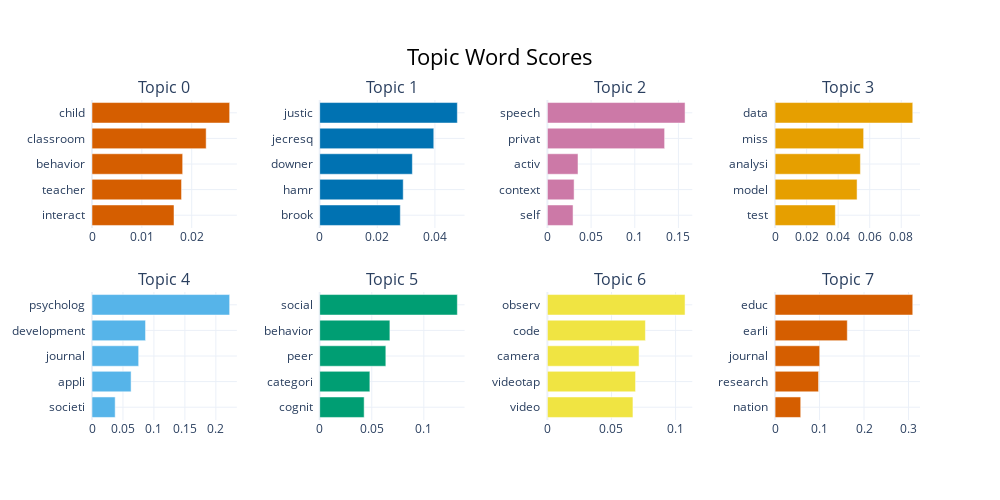

Here is the notebook cell this chart was saved with:
### Markdown cell above
You can use the slider to select the topic which then lights up red. If you hover over a topic, then general information is given about the topic, including the size of the topic and its corresponding words.

We can also ask for a representation of the corresponding words for each topic:

### Code cell
topic_model.visualize_barchart()

### Figure 1 — Plotly figure (JSON) as saved in the notebook; plotly's stock layout.template omitted (floating-point values rounded to 4 significant figures)
{"data": [{"marker": {"color": "#D55E00"}, "orientation": "h", "type": "bar", "x": [0.01645, 0.01796, 0.01819, 0.0229, 0.02762], "xaxis": "x", "y": ["interact  ", "teacher  ", "behavior  ", "classroom  ", "child  "], "yaxis": "y"}, {"marker": {"color": "#0072B2"}, "orientation": "h", "type": "bar", "x": [0.02799, 0.029, 0.03217, 0.03961, 0.04779], "xaxis": "x2", "y": ["brook  ", "hamr  ", "downer  ", "jecresq  ", "justic  "], "yaxis": "y2"}, {"marker": {"color": "#CC79A7"}, "orientation": "h", "type": "bar", "x": [0.02936, 0.03057, 0.03503, 0.1342, 0.1576], "xaxis": "x3", "y": ["self  ", "context  ", "activ  ", "privat  ", "speech  "], "yaxis": "y3"}, {"marker": {"color": "#E69F00"}, "orientation": "h", "type": "bar", "x": [0.03821, 0.05198, 0.05409, 0.05614, 0.08729], "xaxis": "x4", "y": ["test  ", "model  ", "analysi  ", "miss  ", "data  "], "yaxis": "y4"}, {"marker": {"color": "#56B4E9"}, "orientation": "h", "type": "bar", "x": [0.03741, 0.06313, 0.07534, 0.08646, 0.2223], "xaxis": "x5", "y": ["societi  ", "appli  ", "journal  ", "development  ", "psycholog  "], "yaxis": "y5"}, {"marker": {"color": "#009E73"}, "orientation": "h", "type": "bar", "x": [0.04268, 0.04816, 0.0635, 0.0674, 0.1322], "xaxis": "x6", "y": ["cognit  ", "categori  ", "peer  ", "behavior  ", "social  "], "yaxis": "y6"}, {"marker": {"color": "#F0E442"}, "orientation": "h", "type": "bar", "x": [0.06674, 0.06878, 0.0715, 0.07648, 0.1074], "xaxis": "x7", "y": ["video  ", "videotap  ", "camera  ", "code  ", "observ  "], "yaxis": "y7"}, {"marker": {"color": "#D55E00"}, "orientation": "h", "type": "bar", "x": [0.05761, 0.09776, 0.1003, 0.1624, 0.3097], "xaxis": "x8", "y": ["nation  ", "research  ", "journal  ", "earli  ", "educ  "], "yaxis": "y8"}], "layout": {"annotations": [{"font": {"size": 16}, "showarrow": false, "text": "Topic 0", "x": 0.0875, "xanchor": "center", "xref": "paper", "y": 1, "yanchor": "bottom", "yref": "paper"}, {"font": {"size": 16}, "showarrow": false, "text": "Topic 1", "x": 0.3625, "xanchor": "center", "xref": "paper", "y": 1, "yanchor": "bottom", "yref": "paper"}, {"font": {"size": 16}, "showarrow": false, "text": "Topic 2", "x": 0.6375, "xanchor": "center", "xref": "paper", "y": 1, "yanchor": "bottom", "yref": "paper"}, {"font": {"size": 16}, "showarrow": false, "text": "Topic 3", "x": 0.9125, "xanchor": "center", "xref": "paper", "y": 1, "yanchor": "bottom", "yref": "paper"}, {"font": {"size": 16}, "showarrow": false, "text": "Topic 4", "x": 0.0875, "xanchor": "center", "xref": "paper", "y": 0.4, "yanchor": "bottom", "yref": "paper"}, {"font": {"size": 16}, "showarrow": false, "text": "Topic 5", "x": 0.3625, "xanchor": "center", "xref": "paper", "y": 0.4, "yanchor": "bottom", "yref": "paper"}, {"font": {"size": 16}, "showarrow": false, "text": "Topic 6", "x": 0.6375, "xanchor": "center", "xref": "paper", "y": 0.4, "yanchor": "bottom", "yref": "paper"}, {"font": {"size": 16}, "showarrow": false, "text": "Topic 7", "x": 0.9125, "xanchor": "center", "xref": "paper", "y": 0.4, "yanchor": "bottom", "yref": "paper"}], "height": 500, "hoverlabel": {"bgcolor": "white", "font": {"family": "Rockwell", "size": 16}}, "showlegend": false, "title": {"font": {"color": "Black", "size": 22}, "text": "Topic Word Scores", "x": 0.5, "xanchor": "center", "yanchor": "top"}, "width": 1000, "xaxis": {"anchor": "y", "domain": [0, 0.175], "showgrid": true}, "xaxis2": {"anchor": "y2", "domain": [0.275, 0.45], "showgrid": true}, "xaxis3": {"anchor": "y3", "domain": [0.55, 0.725], "showgrid": true}, "xaxis4": {"anchor": "y4", "domain": [0.825, 1], "showgrid": true}, "xaxis5": {"anchor": "y5", "domain": [0, 0.175], "showgrid": true}, "xaxis6": {"anchor": "y6", "domain": [0.275, 0.45], "showgrid": true}, "xaxis7": {"anchor": "y7", "domain": [0.55, 0.725], "showgrid": true}, "xaxis8": {"anchor": "y8", "domain": [0.825, 1], "showgrid": true}, "yaxis": {"anchor": "x", "domain": [0.6, 1], "showgrid": true}, "yaxis2": {"anchor": "x2", "domain": [0.6, 1], "showgrid": true}, "yaxis3": {"anchor": "x3", "domain": [0.6, 1], "showgrid": true}, "yaxis4": {"anchor": "x4", "domain": [0.6, 1], "showgrid": true}, "yaxis5": {"anchor": "x5", "domain": [0, 0.4], "showgrid": true}, "yaxis6": {"anchor": "x6", "domain": [0, 0.4], "showgrid": true}, "yaxis7": {"anchor": "x7", "domain": [0, 0.4], "showgrid": true}, "yaxis8": {"anchor": "x8", "domain": [0, 0.4], "showgrid": true}}}
